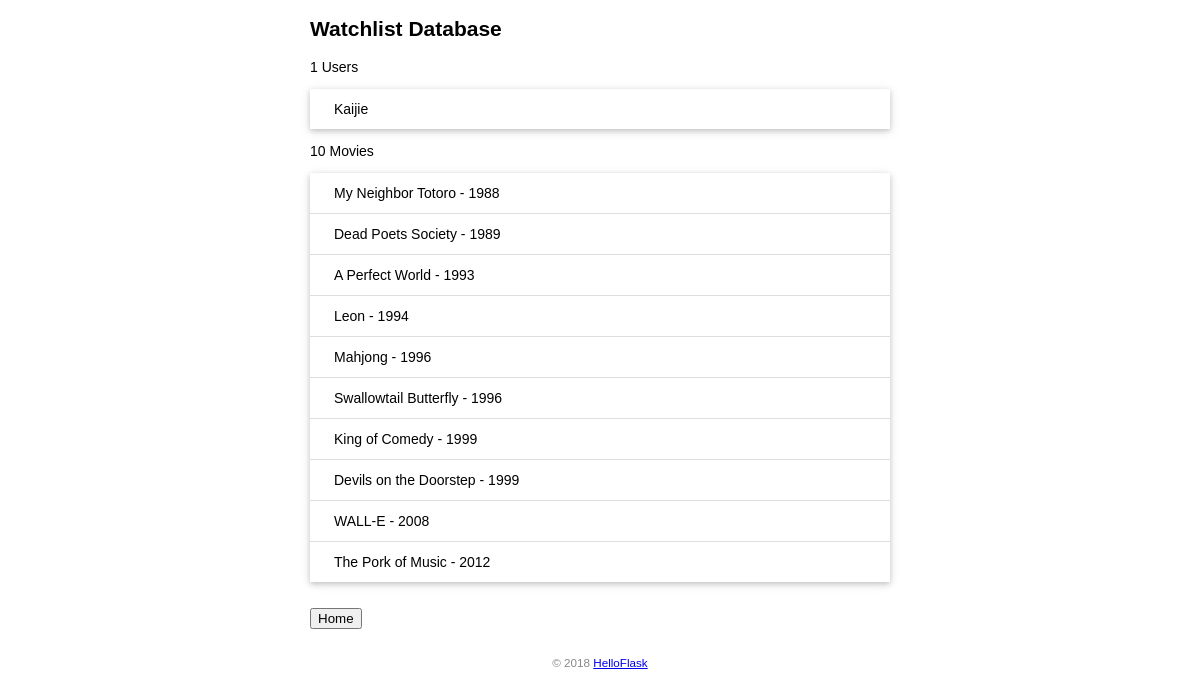
Page /data on the earlier database version.
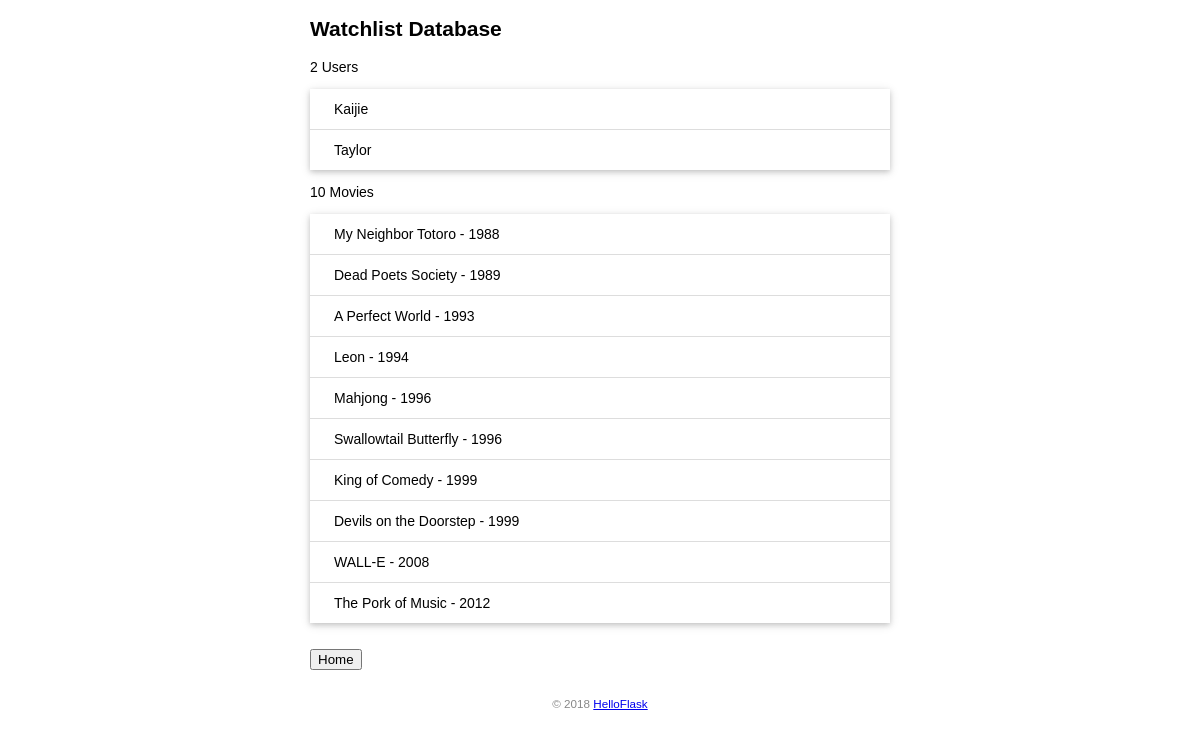
Same page on the later database version.
### app.py (models this page shows, shortened)
class User(db.Model, UserMixin):  # 表名将会是 user（自动生成，小写处理）
    id = db.Column(db.Integer, primary_key=True)  # 主键
    name = db.Column(db.String(20))  # 名字
    username = db.Column(db.String(20))  # 用户名
    password_hash = db.Column(db.String(128))  # 密码散列值

class Movie(db.Model):  # 表名将会是 movie
    id = db.Column(db.Integer, primary_key=True)  # 主键
    title = db.Column(db.String(60))  # 电影标题
    year = db.Column(db.String(4))  # 电影年份

### app.py (the view)
@app.route('/data')
def show_database():
    users = User.query.all()  # 读取用户记录
    movies = Movie.query.all()  # 读取所有电影记录
    return render_template('database.html', users=users, movies=movies)

### app.py (called while the page is built)
@app.context_processor
def inject_user():
    user = current_user
    return dict(user=user)

@app.context_processor
def inject_movies():
    movies = Movie.query.all()
    return dict(movies=movies)

### templates/database.html (shortened to what this page needs)
<!DOCTYPE html>
<html lang="en">
<head>
    <link rel="stylesheet" href="{{ url_for('static', filename='watchlist-css/style.css') }}" type="text/css">
</head>
<body>
    <h2>Watchlist Database</h2>
    <p>{{ users|length }} Users</p>
    <ul class="movie-list">
        {% for user in users %}
        <li>{{ user.name }}</li>
        {% endfor %}
    </ul>
    <p>{{ movies|length }} Movies</p>
    <ul class="movie-list">
        {% for movie in movies %}
        <li>{{ movie.title }} - {{ movie.year }}</li>
        {% endfor %}
    </ul>
    <br>
    <form action="/home">
        <button type="submit">Home</button>
    </form>
    <footer>
        <small>&copy; 2018 <a href="http://helloflask.com/tutorial">HelloFlask</a></small>
    </footer>
</body>
</html>

### static/watchlist-css/style.css (style rules this page uses)
body { margin: auto; max-width: 580px; font-size: 14px; font-family: Helvetica, Arial, sans-serif; }
footer { color: #888; margin-top: 15px; text-align: center; padding: 10px; }
.movie-list { list-style-type: none; padding: 0; margin-bottom: 10px; box-shadow: 0 2px 5px 0 rgba(0, 0, 0, 0.16), 0 2px 10px 0 rgba(0, 0, 0, 0.12); }
.movie-list li { padding: 12px 24px; border-bottom: 1px solid #ddd; }
.movie-list li:last-child { border-bottom:none; }

Differences in the rows shown:
added User: name "Taylor"
Other differences:
{{ users|length }}: "1" → "2"
